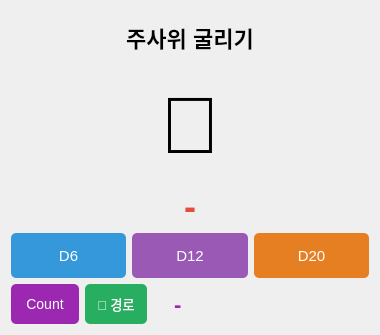
<?xml version="1.0" encoding="UTF-8"?>
<ui version="4.0">
 <class>Form</class>
 <widget class="QWidget" name="Form">
  <property name="geometry">
   <rect><x>0</x><y>0</y><width>380</width><height>320</height></rect>
  </property>
  <property name="windowTitle"><string>주사위</string></property>
  <layout class="QVBoxLayout" name="verticalLayout">
   <item>
    <widget class="QLabel" name="label">
     <property name="text"><string>주사위 굴리기</string></property>
     <property name="alignment"><set>Qt::AlignCenter</set></property>
     <property name="styleSheet"><string notr="true">font-size: 22px; font-weight: bold; padding: 10px;</string></property>
    </widget>
   </item>
   <item>
    <widget class="QLabel" name="dice_display">
     <property name="text"><string>🎲</string></property>
     <property name="alignment"><set>Qt::AlignCenter</set></property>
     <property name="styleSheet"><string notr="true">font-size: 80px; padding: 10px;</string></property>
    </widget>
   </item>
   <item>
    <widget class="QLabel" name="result_label">
     <property name="text"><string>-</string></property>
     <property name="alignment"><set>Qt::AlignCenter</set></property>
     <property name="styleSheet"><string notr="true">font-size: 36px; font-weight: bold; color: #e74c3c;</string></property>
    </widget>
   </item>
   <item>
    <layout class="QHBoxLayout" name="dice_btn_layout">
     <item>
      <widget class="QPushButton" name="btn_d6">
       <property name="minimumSize"><size><width>0</width><height>45</height></size></property>
       <property name="styleSheet"><string notr="true">font-size: 15px; background-color: #3498db; color: white; border: none; border-radius: 5px;</string></property>
       <property name="text"><string>D6</string></property>
      </widget>
     </item>
     <item>
      <widget class="QPushButton" name="btn_d12">
       <property name="minimumSize"><size><width>0</width><height>45</height></size></property>
       <property name="styleSheet"><string notr="true">font-size: 15px; background-color: #9b59b6; color: white; border: none; border-radius: 5px;</string></property>
       <property name="text"><string>D12</string></property>
      </widget>
     </item>
     <item>
      <widget class="QPushButton" name="btn_d20">
       <property name="minimumSize"><size><width>0</width><height>45</height></size></property>
       <property name="styleSheet"><string notr="true">font-size: 15px; background-color: #e67e22; color: white; border: none; border-radius: 5px;</string></property>
       <property name="text"><string>D20</string></property>
      </widget>
     </item>
    </layout>
   </item>
   <item>
    <layout class="QHBoxLayout" name="count_layout">
     <item>
      <widget class="QPushButton" name="btn_count">
       <property name="minimumSize"><size><width>0</width><height>40</height></size></property>
       <property name="styleSheet"><string notr="true">font-size: 14px; background-color: #9c27b0; color: white; border: none; border-radius: 5px; padding: 5px 15px;</string></property>
       <property name="text"><string>Count</string></property>
      </widget>
     </item>
     <item>
      <widget class="QPushButton" name="btn_show_path">
       <property name="minimumSize">
        <size><width>0</width><height>40</height></size>
       </property>
       <property name="styleSheet">
        <string notr="true">font-size: 13px; background-color: #27ae60; color: white; border: none; border-radius: 5px; padding: 5px 12px;</string>
       </property>
       <property name="text">
        <string>📂 경로</string>
       </property>
      </widget>
     </item>
     <item>
      <widget class="QLabel" name="count_label">
       <property name="text"><string>-</string></property>
       <property name="styleSheet"><string notr="true">font-size: 22px; font-weight: bold; padding: 5px 15px; color: #9c27b0;</string></property>
      </widget>
     </item>
     <item>
      <spacer name="count_spacer">
       <property name="orientation"><enum>Qt::Horizontal</enum></property>
       <property name="sizeHint" stdset="0"><size><width>40</width><height>20</height></size></property>
      </spacer>
     </item>
    </layout>
   </item>
  </layout>
 </widget>
 <resources/>
 <connections/>
</ui>
